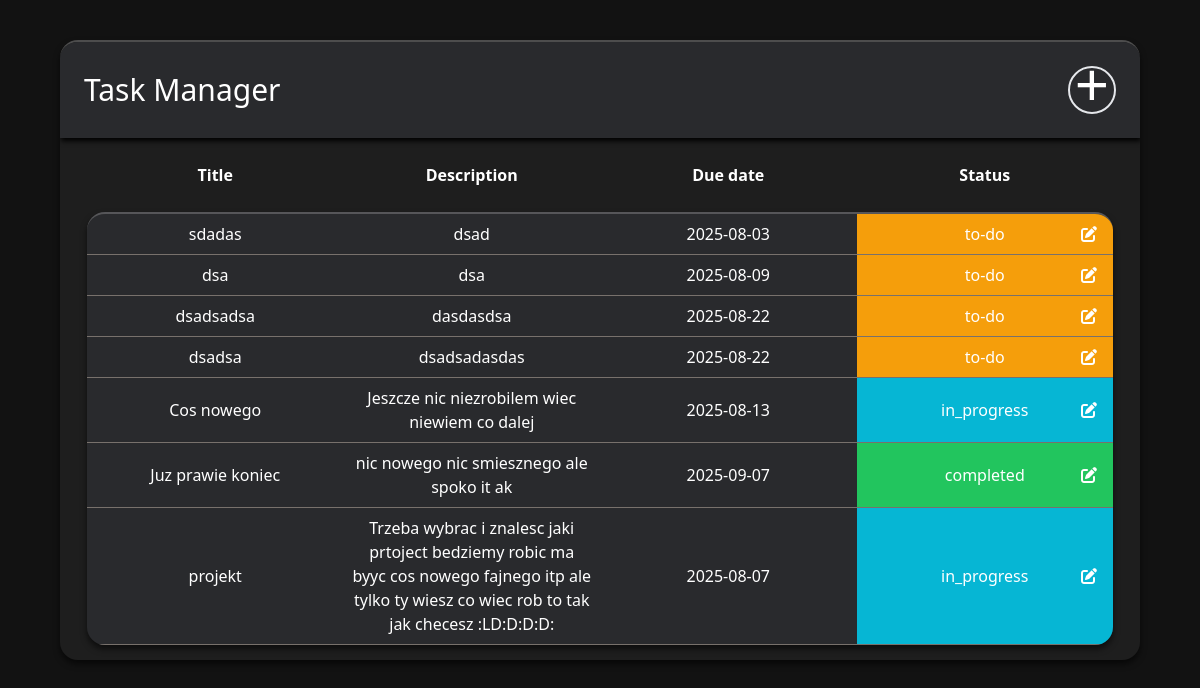
/dashboard (signed in), run on the app's committed database.
### tables this page shows
CREATE TABLE tasks(
                    id INTEGER PRIMARY KEY AUTOINCREMENT,
                    user_id INTEGER NOT NULL,
                    title TEXT NOT NULL,
                    description TEXT,
                    due_date TEXT NOT NULL,
                    status TEXT NOT NULL, 
                    FOREIGN KEY (user_id) REFERENCES users (id) ON DELETE CASCADE
                    );

### app.py (the view)
@app.route("/dashboard")
@login_required
def dashboard():
     user_id = session.get("user_id")
     conn = get_db_connection()
     tasks = conn.execute("SELECT * FROM tasks WHERE user_id = ?", (user_id,)).fetchall()
     conn.close()
     return render_template("dashboard.html", username=session.get("username"), tasks=tasks)

### app.py (called while the page is built)
def login_required(f):
     @wraps(f)
     def decorated_function(*args, **kwargs):
          if "user_id" not in session:
               flash("You need to be logged in to access this page", "error")
               return redirect(url_for('login'))
          return f(*args, **kwargs)
     return decorated_function

### database.py (called while the page is built)
def get_db_connection():
     conn = sqlite3.connect(DATABASE)
     conn.row_factory = sqlite3.Row
     return conn

### templates/dashboard.html (shortened to what this page needs)
<!DOCTYPE html>
<html lang="en">
<head>
    <link href="{{ url_for('static', filename='style/style.css') }}" rel="stylesheet" />
    <script src="https://cdn.tailwindcss.com"></script>
</head>
<body class="bg-stone-900 text-white" id="dashboard-container">
        <div class="min-w-[80%] mt-10" id="task-container">
            <div class="flex p-6 items-center justify-between" id="task-manager-header">
                <h1 class=" text-3xl">Task Manager</h1>
                <div class="flex items-center justify-center border-2 rounded-full w-12 h-12 hover:border-sky-500">
                    <a href="{{url_for('create_task')}}" class="flex items-center justify-center w-full h-full text-6xl -translate-y-1.5 hover:text-sky-500">+</a>
                </div>
            </div>
            <table id="table-header" class="mt-6 mb-6">
                <thead>
                    <th class="w-1/4">Title</th>
                    <th class="w-1/4">Description</th>
                    <th class="w-1/4">Due date</th>
                    <th class="w-1/4">Status</th>
                </thead>
            </table>
            <div id="details-container">
            {% for task in tasks %}
                <div class="grid grid-cols-4  text-center  border-b border-stone-500">
                    <div class="p-2 flex justify-center items-center" >{{task["title"]}}</div>
                    <div class="p-2 flex justify-center items-center"">{{task["description"]}}</div>
                    <div class="p-2 flex justify-center items-center"">{{task["due_date"]}}</div>
                    {% if task["status"] == "to-do" %}
                    <div class="p-2 bg-amber-500 flex items-center justify-center relative">{{task["status"]}}
                        <a href="{{url_for('edit_task', task_id=task['id'])}}"class="absolute right-4 hover:text-3xl">
                        <i class="fa-solid fa-pen-to-square "></i>
                        </a>
                    </div>
                    {% elif task["status"] == "in_progress" %}
                    <div class="p-2 bg-cyan-500 flex items-center justify-center relative">{{task["status"]}}
                        <a href="{{url_for('edit_task', task_id=task['id'])}}"class="absolute right-4 hover:text-3xl">
                        <i class="fa-solid fa-pen-to-square "></i>
                        </a>
                    </div>
                    {% elif task["status"] == "completed" %}
                    <div class="p-2 bg-green-500 flex items-center justify-center relative">{{task["status"]}}
                        <a href="{{url_for('edit_task', task_id=task['id'])}}" class="absolute right-4 hover:text-3xl" >
                        <i class="fa-solid fa-pen-to-square "></i>
                        </a>
                    </div>
                    {% endif %}
                </div>
            {% endfor %}
            </div>
        </div>
</body>
</html>

### static/style/style.css (style rules this page uses)
#dashboard-container { background-color: #121212 ; display: flex; width: 100%; justify-content: center; }
#task-container { background-color: #1e1e1e; border-top: 2px solid rgba(255, 255, 255, 0.209); box-shadow: 0 4px 6px rgba(0,0,0,0.6); border-radius: 18px; width: 90%; overflow: hidden; }
#task-manager-header { background-color: rgb(41, 42, 45); box-shadow: 1px 3px 5px black; }
#table-header { width: 95%; text-align: center; justify-self: center; }
#details-container { background-color: rgb(41, 42, 45); border-top: 2px solid rgba(255, 255, 255, 0.209); box-shadow: 0 4px 6px rgba(0,0,0,0.6); border-radius: 18px; width: 95%; justify-self: center; margin-bottom: 15px; overflow: hidden; }

### data on the page
tasks: title "sdadas", description "dsad", due_date "2025-08-03", status "to-do"
tasks: title "dsa", description "dsa", due_date "2025-08-09", status "to-do"
tasks: title "dsadsadsa", description "dasdasdsa", due_date "2025-08-22", status "to-do"
tasks: title "dsadsa", description "dsadsadasdas", due_date "2025-08-22", status "to-do"
tasks: title "Cos nowego", description "Jeszcze nic niezrobilem wiec niewiem co dalej", due_date "2025-08-13", status "in_progress"
tasks: title "Juz prawie koniec", description "nic nowego nic smiesznego ale spoko it ak", due_date "2025-09-07", status "completed"
tasks: title "projekt", description "Trzeba wybrac i znalesc jaki prtoject bedziemy robic ma byyc cos nowego fajnego itp ale tylko ty wiesz co wiec rob to tak jak checesz :LD:D:D:D:", due_date "2025-08-07", status "in_progress"
